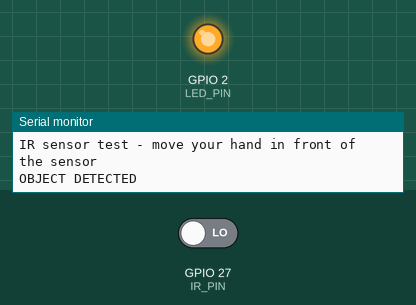
This sketch was run on a simulated ESP32. Parts: output pins drawn as LEDs (lit = HIGH), the last lines printed to the serial monitor. The inputs (shaded band) are chosen by the test bench; at power-on: GPIO 27 (IR_PIN) LOW.

Above: at 1.2 s.
1.3 s: GPIO 27 (IR_PIN) driven HIGH
At 2.4 s:
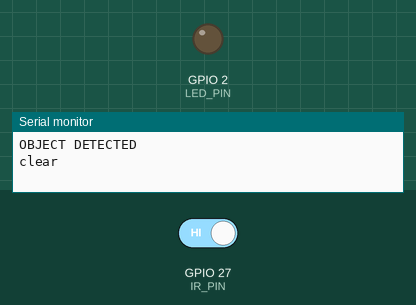
2.8 s: GPIO 27 (IR_PIN) driven LOW
At 3.6 s:
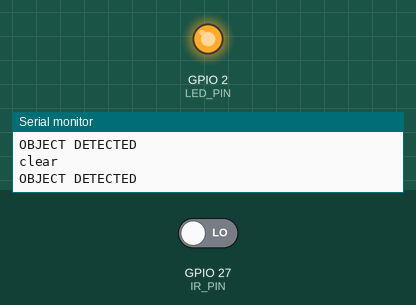
Timing chart, 0 to 5.8 s (numbered marks = the images above; inputs shaded):
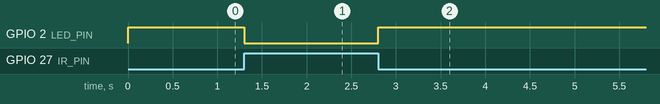

Measured:
- after the input at 1.3 s, GPIO 2 (LED_PIN): HIGH → LOW at once
- after the input at 2.8 s, GPIO 2 (LED_PIN): LOW → HIGH at once

The sketch:

IRSensorTest.ino
```cpp
// IR obstacle sensor test - FC-51 style 3-pin module (VCC / GND / OUT)
// ESP32 DevKit V1, Component 4 object-placement trigger.
//
// The module's OUT is ACTIVE LOW: it goes LOW when an object is detected
// and sits HIGH when the path is clear.

const int IR_PIN  = 27;   // sensor OUT
const int LED_PIN = 2;    // onboard blue LED mirrors the detection

bool lastState = false;

void setup() {
  Serial.begin(115200);
  pinMode(IR_PIN, INPUT);
  pinMode(LED_PIN, OUTPUT);
  Serial.println("IR sensor test - move your hand in front of the sensor");
}

void loop() {
  bool detected = (digitalRead(IR_PIN) == LOW);   // active LOW

  digitalWrite(LED_PIN, detected ? HIGH : LOW);

  // only print on change, so the monitor stays readable
  if (detected != lastState) {
    Serial.println(detected ? "OBJECT DETECTED" : "clear");
    lastState = detected;
  }

  delay(50);
}
```
